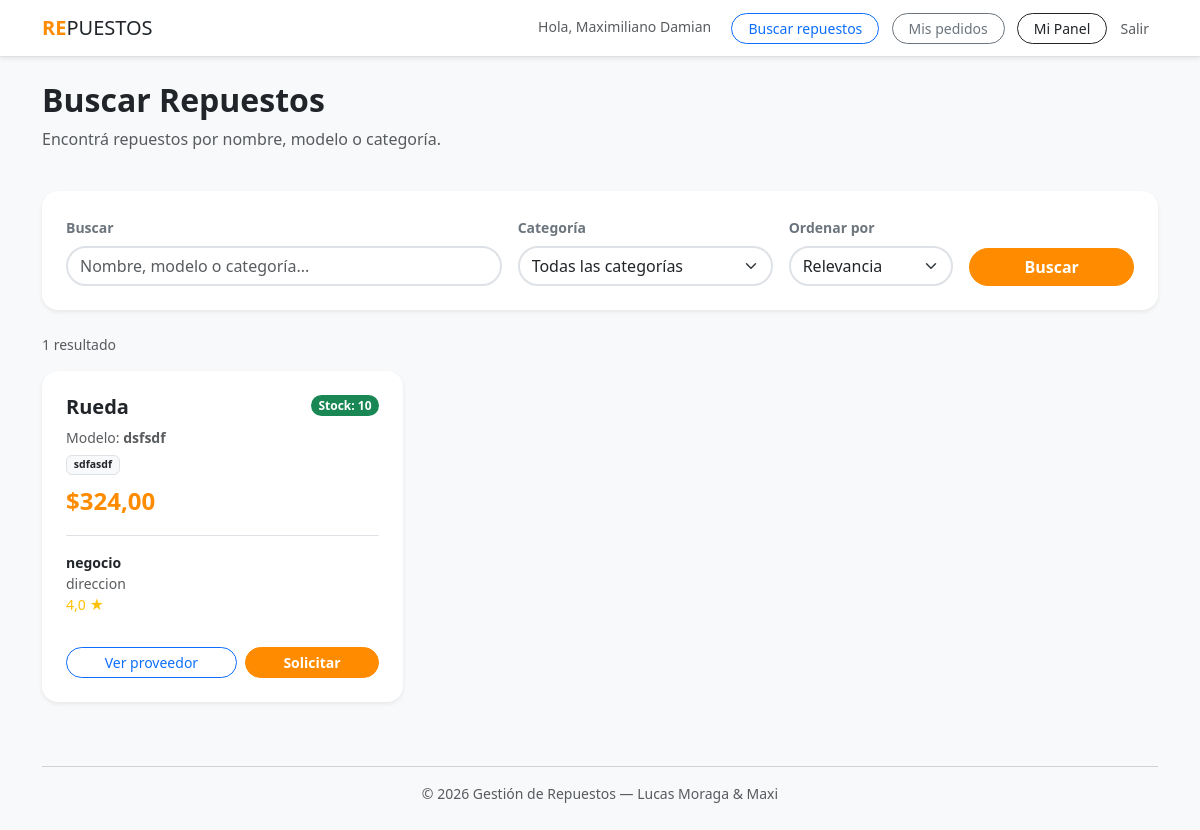
The app's page /buscar/ (signed in) with its own data.
### plataforma/models.py (models this page shows, shortened)
class Producto(models.Model):
    proveedor = models.ForeignKey(Proveedor, on_delete=models.CASCADE, related_name="productos")
    nombre = models.CharField(max_length=200)
    descripcion = models.TextField(blank=True)
    modelo = models.CharField(max_length=100, blank=True)
    categoria = models.CharField(max_length=100, choices=RUBROS_CHOICES)
    precio = models.DecimalField(max_digits=10, decimal_places=2)
    stock = models.PositiveIntegerField(default=0)
    disponible = models.BooleanField(default=True)
    class Meta:
        verbose_name = "Producto"
        verbose_name_plural = "Productos"

class Proveedor(models.Model):
    usuario = models.OneToOneField(User, on_delete=models.CASCADE)
    cuit = models.CharField(max_length=13, unique=True, null=True, blank=True)
    nombre_negocio = models.CharField(max_length=150)
    direccion = models.CharField(max_length=255)
    rubro = models.CharField(max_length=100, choices=RUBROS_CHOICES)
    horarios = models.CharField(max_length=200, blank=True)
    logo = models.ImageField(upload_to='proveedores/logos/', blank=True, null=True)
    imagen = models.ImageField(upload_to='proveedores/imagenes/', blank=True, null=True)
    latitud = models.FloatField(null=True, blank=True)
    longitud = models.FloatField(null=True, blank=True)
    estado = models.CharField(max_length=15, choices=ESTADO_USUARIO_CHOICES, default='pendiente')
    nota_admin = models.TextField(blank=True)
    is_approved = models.BooleanField(default=False)
    @property
    def calificacion_promedio(self):
        calificaciones = self.calificaciones_recibidas.all()
        if not calificaciones.exists():
            return None
        result = calificaciones.aggregate(avg=Avg('estrellas'))
        return round(result['avg'], 1)
    class Meta:
        verbose_name = "Proveedor"
        verbose_name_plural = "Proveedores"

### plataforma/views.py (the view, shortened to what this page needs)
# urls.py: path('buscar/', views.buscar_repuestos, name='buscar_repuestos'),
@login_required(login_url='login')
def buscar_repuestos(request):
    query = request.GET.get('q', '').strip()
    categoria_sel = request.GET.get('categoria', '').strip()
    orden = request.GET.get('orden', '')
    lat_str = request.GET.get('lat', '')
    lng_str = request.GET.get('lng', '')
    try:
        productos = Producto.objects.filter(disponible=True).select_related('proveedor')
        if query:
            productos = productos.filter(
                Q(nombre__icontains=query) |
                Q(modelo__icontains=query) |
                Q(categoria__icontains=query)
            )
        if categoria_sel:
            productos = productos.filter(categoria__icontains=categoria_sel)
        if orden == 'precio_asc':
            productos = productos.order_by('precio')
        elif orden == 'precio_desc':
            productos = productos.order_by('-precio')
        categorias = (
            Producto.objects
            .filter(disponible=True)
            .values_list('categoria', flat=True)
            .distinct()
            .order_by('categoria')
        )
        productos_lista = list(productos)
        context = {
            'productos': productos_lista,
            'query': query,
            'categoria_sel': categoria_sel,
            'orden': orden,
            'categorias': categorias,
            'lat': lat_str,
            'lng': lng_str,
            'es_tecnico': hasattr(request.user, 'tecnico'),
        }
    except Exception:
        messages.error(request, 'Ocurrió un error al realizar la búsqueda. Intentá de nuevo.')
        context = {
            'productos': [],
            'query': query,
            'categoria_sel': categoria_sel,
            'orden': orden,
            'categorias': [],
            'lat': lat_str,
            'lng': lng_str,
            'es_tecnico': hasattr(request.user, 'tecnico'),
        }
    return render(request, 'plataforma/buscar_repuestos.html', context)

### plataforma/context_processors.py (called while the page is built)
def pedidos_pendientes(request):
    count = 0
    if request.user.is_authenticated and hasattr(request.user, 'proveedor'):
        count = request.user.proveedor.pedidos_recibidos.filter(estado='pendiente').count()
    return {'pedidos_pendientes_count': count}

### plataforma/templates/plataforma/buscar_repuestos.html (shortened to what this page needs)
{% extends "plataforma/base.html" %}
{% block content %}
<div class="row mb-4">
    <div class="col-12">
        <h2 class="fw-bold">Buscar Repuestos</h2>
        <p class="text-muted">Encontrá repuestos por nombre, modelo o categoría.</p>
    </div>
</div>
<div class="card border-0 shadow-sm rounded-4 p-4 mb-4">
    <form method="get" id="formBusqueda">
        <div class="row g-3 align-items-end">
            <div class="col-md-5">
                <label class="form-label fw-bold small text-secondary">Buscar</label>
                <input type="text" name="q" value="{{ query }}"
                       class="form-control rounded-pill border-2"
                       placeholder="Nombre, modelo o categoría...">
            </div>
            <div class="col-md-3">
                <label class="form-label fw-bold small text-secondary">Categoría</label>
                <select name="categoria" class="form-select rounded-pill border-2">
                    <option value="">Todas las categorías</option>
                </select>
            </div>
            <div class="col-md-2">
                <label class="form-label fw-bold small text-secondary">Ordenar por</label>
                <select name="orden" id="selectOrden" class="form-select rounded-pill border-2">
                    <option value="" {% if not orden %}selected{% endif %}>Relevancia</option>
                </select>
            </div>
            <div class="col-md-2 d-flex gap-2">
                <button type="submit" class="btn btn-primary rounded-pill px-4 flex-grow-1 fw-bold">Buscar</button>
            </div>
        </div>
    </form>
</div>
<div class="d-flex justify-content-between align-items-center mb-3">
    <span class="text-muted small">
        {% if productos %}
            {{ productos|length }} resultado{% if productos|length != 1 %}s{% endif %}
        {% endif %}
    </span>
</div>
{% if productos %}
<div class="row g-3">
    {% for producto in productos %}
    <div class="col-md-6 col-lg-4">
        <div class="card border-0 shadow-sm rounded-4 h-100">
            <div class="card-body p-4">
                <div class="d-flex justify-content-between align-items-start mb-2">
                    <h5 class="fw-bold mb-0">{{ producto.nombre }}</h5>
                    {% if producto.stock > 5 %}
                        <span class="badge bg-success rounded-pill ms-2">Stock: {{ producto.stock }}</span>
                    {% elif producto.stock > 0 %}
                        <span class="badge bg-warning text-dark rounded-pill ms-2">Últimas {{ producto.stock }}</span>
                    {% else %}
                        <span class="badge bg-danger rounded-pill ms-2">Sin stock</span>
                    {% endif %}
                </div>
                {% if producto.modelo %}
                    <p class="text-muted small mb-1">Modelo: <strong>{{ producto.modelo }}</strong></p>
                {% endif %}
                <p class="text-muted small mb-2">
                    <span class="badge bg-light text-dark border">{{ producto.categoria }}</span>
                </p>
                <p class="fs-4 fw-bold text-primary mb-3">${{ producto.precio }}</p>
                <div class="border-top pt-3">
                    <p class="small fw-bold mb-0">{{ producto.proveedor.nombre_negocio }}</p>
                    <p class="text-muted small mb-0">{{ producto.proveedor.direccion }}</p>
                    {% if producto.proveedor.calificacion_promedio %}
                        <p class="text-warning small mb-0">{{ producto.proveedor.calificacion_promedio }} ★</p>
                    {% endif %}
                </div>
            </div>
            <div class="card-footer bg-transparent border-0 px-4 pb-4">
                {% if es_tecnico and producto.stock > 0 %}
                <div class="d-flex gap-2">
                    <a href="{% url 'perfil_proveedor' producto.proveedor.pk %}"
                       class="btn btn-outline-primary btn-sm rounded-pill flex-grow-1">Ver proveedor</a>
                    <a href="{% url 'crear_pedido' producto.pk %}"
                       class="btn btn-primary btn-sm rounded-pill flex-grow-1 fw-bold">Solicitar</a>
                </div>
                {% else %}
                <a href="{% url 'perfil_proveedor' producto.proveedor.pk %}"
                   class="btn btn-outline-primary btn-sm rounded-pill w-100">Ver proveedor</a>
                {% endif %}
            </div>
        </div>
    </div>
    {% endfor %}
</div>
{% endif %}
{% endblock %}

### plataforma/templates/plataforma/base.html (shortened to what this page needs)
<!DOCTYPE html>
<html lang="es">
<head>
    <link href="https://cdn.jsdelivr.net/npm/bootstrap@5.3.0/dist/css/bootstrap.min.css" rel="stylesheet">
</head>
<body class="bg-light">
    <nav class="navbar navbar-expand-lg navbar-white bg-white border-bottom shadow-sm mb-4">
        <div class="container">
            <a class="navbar-brand text-dark tracking-tighter" href="{% url 'inicio' %}">
                <b>RE</b>PUESTOS
            </a>
            <div class="ms-auto">
                {% if user.is_authenticated %}
                    <span class="me-3 text-muted small">Hola, {{ user.first_name }}</span>
                    <a href="{% url 'buscar_repuestos' %}" class="btn btn-outline-primary btn-sm rounded-pill px-3 me-2">Buscar repuestos</a>
                    {% if user.tecnico %}
                        <a href="{% url 'mis_pedidos' %}" class="btn btn-outline-secondary btn-sm rounded-pill px-3 me-2">Mis pedidos</a>
                    {% endif %}
                    <a href="{% url 'dashboard' %}" class="btn btn-outline-dark btn-sm rounded-pill px-3">Mi Panel</a>
                    <a href="{% url 'logout' %}" class="btn btn-link text-muted btn-sm text-decoration-none">Salir</a>
                {% else %}
                    <a href="{% url 'login' %}" class="btn btn-outline-primary btn-sm rounded-pill px-4 me-2">Ingresar</a>
                    <a href="{% url 'registro_tipo' %}" class="btn btn-primary btn-sm rounded-pill px-4">Registrarse</a>
                {% endif %}
            </div>
        </div>
    </nav>
    <div class="{% block container_class %}container{% endblock %}">
        {% block content %}{% endblock %}
    </div>
    <footer class="container text-center py-5 text-muted small">
        <hr>
        &copy; 2026 Gestión de Repuestos — Lucas Moraga & Maxi
    </footer>
</body>
</html>

### plataforma/templates/plataforma/base.html (style rules this page uses)
:root { --bs-primary: #FF8C00; --bs-primary-rgb: 255, 140, 0; --green-pastel: #F0FFF4; }
.btn-primary { background-color: var(--bs-primary); border-color: var(--bs-primary); font-weight: bold; }
.navbar-brand b { color: var(--bs-primary); }

### records on screen
Producto: nombre "Rueda", stock "10", modelo "dsfsdf", categoria "sdfasdf", precio "324,00", proveedor.nombre_negocio "negocio", proveedor.direccion "direccion", proveedor.calificacion_promedio "4,0", shows "Ver proveedor"

### other values on screen
{{ user.first_name }} "Maximiliano Damian"
{{ productos|length }} "1"
